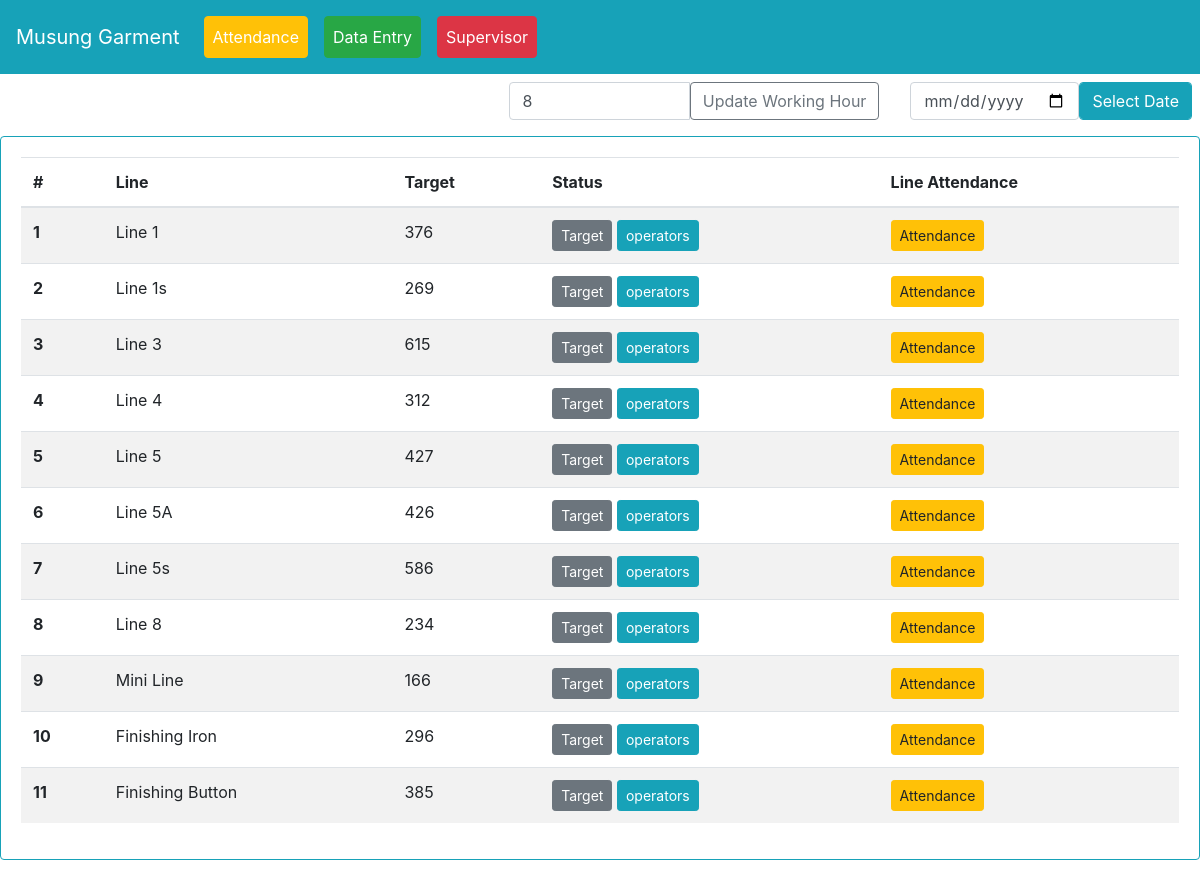
Before: / with the older database file.
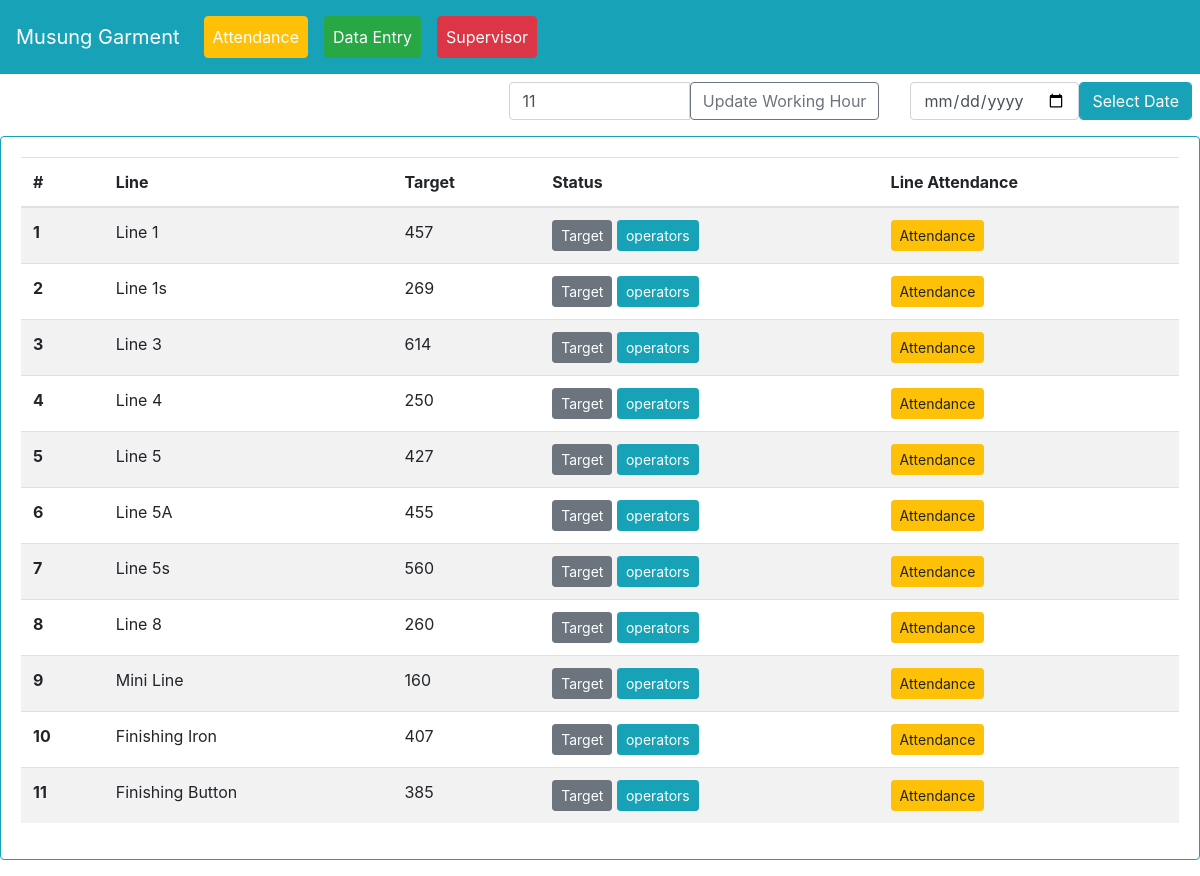
After: the same page with the newer database file.
### myapp/models.py (models this page shows, shortened)
class dailyhour(models.Model):
    timehr = models.PositiveIntegerField(default=0)
    def __str__(self):
        return str(self.timehr)

class line(models.Model):
    line_name = models.CharField(max_length=255)
    target = models.PositiveIntegerField(default=0)

### myapp/views.py (the view)
# urls.py: path('', views.linelist, name='linelist'),
def linelist(request):
    lis = line.objects.all()
    hr = dailyhour.objects.get(id=1)
    context = {'lis':lis, 'hr':hr}
    return render(request, 'line.html', context)

### templates/line.html (shortened to what this page needs)
{% extends 'base.html' %}
{% block content %}
<div class="d-flex justify-content-end">
<div class="input-group mb-3 col-md-4 m-2" id="workhrdata">
  <input type="text" class="form-control" value="{{hr}}" aria-describedby="button-addon2" id="hrval">
  <button class="btn btn-outline-secondary uwhbtn" type="button" id="button-addon2">Update Working Hour</button>
</div>
  <form method="post" action="{% url 'myapp:attendance_backdate' %}">{% csrf_token %}
    <div class="row m-2">
      <input type="date" name="duedate"  class="form-control col datepicker">
      <input type="submit" class="form-control btn btn-md btn-info col" value="Select Date">
    </div>
  </form>
</div>
<div class="card border-info mb-3">
  <div class="card-body">
<table class="table table-striped" id="invlist">
  <thead>
    <tr class="lilisttr">
      <th scope="col">#</th>
      <th scope="col">Line</th>
      <th scope="col">Target</th>
      <th scope="col">Status</th>
      <th scope="col">Line Attendance</th>
    </tr>
  </thead>
  <tbody id="linelistTbl">
  	{% for i in lis %}
    <tr class="linetr">
      <th scope="row" class="lid">{{i.id}}</th>
      <td>{{i.line_name}}</td>
      <td>{{i.target}}</td>
      <td>
<button type="button" class="btn btn-sm btn-secondary" data-toggle="modal" data-target="#lineu-{{i.id}}">
  Target
</button>
    <a href="{% url 'myapp:operatoratt' i.id %}" class="btn btn-sm btn-info">operators</a>
      </td>
      <td>
        <button type="button" class="lineatt btn btn-sm btn-warning">Attendance</button>
      </td>
    </tr>
    {% endfor %}
  </tbody>
</table>
  </div>
</div>
{% endblock content %}

### templates/base.html (shortened to what this page needs)
{% load static %}
<!doctype html>
<html lang="en">
  <head>
    <link rel="stylesheet" href="https://cdn.jsdelivr.net/npm/bootstrap@4.6.2/dist/css/bootstrap.min.css">
<link rel="stylesheet" href="https://cdn.datatables.net/2.0.7/css/dataTables.dataTables.css" />
<link rel="stylesheet" href="https://cdn.datatables.net/buttons/3.0.2/css/buttons.dataTables.css" />
<link rel="stylesheet" type="text/css" href="https://cdn.datatables.net/datetime/1.5.2/css/dataTables.dateTime.min.css">
<link rel="stylesheet" type="text/css" href="https://cdnjs.cloudflare.com/ajax/libs/font-awesome/6.0.0-beta3/css/all.min.css">
  </head>
  <body>
  	<nav class="navbar navbar-expand-lg navbar-dark bg-info">
  <a class="navbar-brand text-white" href="#">Musung Garment</a>
  <div class="collapse navbar-collapse" id="navbarNavDropdown">
    <ul class="navbar-nav">
      <li class="nav-item">
        <a class="nav-link text-white btn-warning btn m-2" href="{% url 'myapp:linelist' %}">Attendance <span class="sr-only">(current)</span></a>
      </li>
      <li class="nav-item">
        <a class="nav-link text-white btn-success btn m-2" href="{% url 'myapp:daily_rep_view' %}">Data Entry <span class="sr-only">(current)</span></a>
      </li>
      <li class="nav-item">
        <a class="nav-link text-white btn-danger btn m-2" href="{% url 'myapp:operator_report_by_date' %}">Supervisor</a>
      </li>
    </ul>
  </div>
</nav>
    <div class="jumbotron-fluid">
{% block content %}
{% endblock content %}
</div>
  </body>
</html>

Changed rows visible on the page:
changed dailyhour: timehr "8" → "11"
changed line "Line 1": target "376" → "457"
changed line "Line 3": target "615" → "614"
changed line "Line 4": target "312" → "250"
changed line "Line 5A": target "426" → "455"
changed line "Line 5s": target "586" → "560"
changed line "Line 8": target "234" → "260"
changed line "Mini Line": target "166" → "160"
changed line "Finishing Iron": target "296" → "407"
